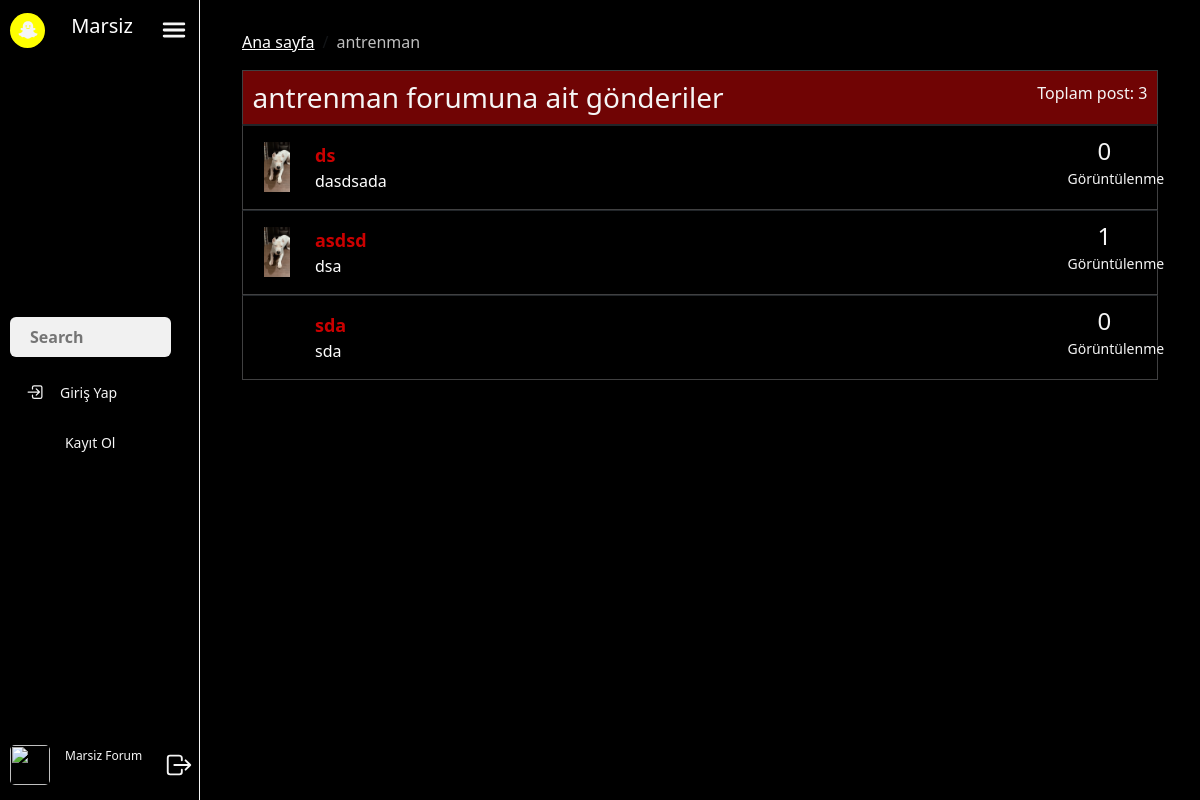
Screenshot of /forumlar/antrenman with the database file from the repository.
### post_app/models.py (models this page shows, shortened)
class category(models.Model):
    category = models.CharField(("Kategori"), max_length=50)
    category_description = models.TextField(("Formun açıklaması"),default="forumun açıklaması boş")
    category_tag_slug = AutoSlugField(populate_from='category',unique=True,)
    category_icon = models.CharField(("Fontawesome icon only text"), max_length=50,default="fa fa-shield")

class post(models.Model):
    author_user = models.ForeignKey(MyUser, verbose_name=("Postu Atan Kişi"), on_delete=models.CASCADE,blank=True,null=True)
    title = models.CharField(("Konu başlığı"), max_length=50)
    category = models.ForeignKey(category, verbose_name=("Kategorini Seç"), on_delete=models.CASCADE, blank=True,null=True,related_name="postcategory")
    content = RichTextField(verbose_name="Yazınız")
    post_slug = AutoSlugField(populate_from='title',unique=True)
    post_created = models.DateTimeField(("Postun Oluşturulma tarihi"), auto_now_add=True)
    post_updated = models.DateTimeField(("Postun Oluşturulma tarihi"), auto_now=True)
    like = models.ManyToManyField("myuser_app.MyUser", verbose_name=("Begeni"),related_name="postlike")
    post_view = models.PositiveIntegerField(("Post Görüntülenme"),default=0)
    def post_absolute_url(self):
        return reverse(
            'post_views',
            kwargs={
                'konu_slug': self.post_slug,
                'id': self.id
            }
        )

### myuser_app/models.py (models this page shows, shortened)
class MyUser(AbstractUser):
    avatar = models.ImageField(("Avatar"), upload_to='avatar/', height_field=None, width_field=None, max_length=None,blank=True,null=True)
    banner = models.ImageField(("Banner"), upload_to='banner/', height_field=None, width_field=None, max_length=None,blank=True,null=True)
    rank = models.ManyToManyField(Rank, verbose_name=("Rankı"),blank=True,null=True)
    birthday = models.DateField(("Doğum Günü"), auto_now=False, auto_now_add=False,blank=True,null=True)
    location = models.CharField(("Yaşadığın Şehir"), max_length=50, blank=True,null=True)
    website = models.CharField(("Website"), max_length=50,blank=True,null=True)
    about = models.TextField(("Hakkında"),blank=True,null=True)
    likes = models.ManyToManyField("post_app.post", verbose_name=("Beğendiğim postlar"),related_name="mylikes")
    is_active = models.BooleanField(("Kullanıcı email doğrulama"),default=False)
    email_active = models.BooleanField(("Change email active"),default=False)
    oldemail = models.ManyToManyField("myuser_app.OldEmail", verbose_name=("Eski Emaillerim"),blank=True,null=True)
    class Meta:
        verbose_name = 'MyUser'
        verbose_name_plural = 'MyUsers'

### post_app/views.py (the view)
# urls.py: path('forumlar/<slug:forum_slug>',forum_views,name='forum_views'),
def forum_views(request,forum_slug):
    forum_views = category_title.objects.filter(category_title = forum_slug).first()
    category_views = category.objects.filter(category_tag_slug = forum_slug).first()
    post_views = post.objects.filter(category__category_tag_slug = forum_slug)
    context = dict(
        forum_category = forum_views,
        post_views = post_views,
        category_views = category_views,
    )
    return render(request,'forum_views.html',context)

### post_app/templates/forum_views.html (shortened to what this page needs)
{% extends "base.html" %}
{% load static %}
{% load bleach_tags %}
{% block site-content %}
<link href="https://maxcdn.bootstrapcdn.com/font-awesome/4.3.0/css/font-awesome.min.css" rel="stylesheet">
<link rel="stylesheet" href="{% static 'css/category.css' %}">
{% include "partials/_sidenav.html" %}
<div class="main" id="main">
<div class="container">
    <div class="row">
        <div class="col-lg-12">
            <div class="wrapper wrapper-content animated fadeInRight">
                <div class="ibox-content forum-container">
                    <nav aria-label="breadcrumb">
                        <ol class="breadcrumb">
                          <li class="breadcrumb-item"><a href="/" class="text-white">Ana sayfa</a></li>
                          <li class="breadcrumb-item active opacity-75 text-white" aria-current="page">{{category_views.category}}</li>
                        </ol>
                      </nav>
                    <div class="category-container">
                    <div class="category-title-border" >
                    <div class="forum-title">
                        <div class="pull-right forum-desc">
                            <samll>Toplam post: {{category_views.postcategory.all.count}}</samll>
                        </div>
                        <h3 > {{category_views.category}} forumuna ait gönderiler</h3>
                    </div>
                </div>
            </div>
                    {% for post in post_views %}
                    <div class="category-border" >
                    <div class="forum-item active">
                        <div class="row justify-content-between">
                            <div class="col-md-9">
                                <div class="forum-icon" style="width: 36px !important;
                                height: 50px;
                                font-size: 22px;"
                                >
                                {% if post.author_user.avatar %}
                                <img src="{{post.author_user.avatar.url}}" style="max-width: 100%; max-height: 100%;"  alt="">
                                {% else %}
                                <img src="https://bootdey.com/img/Content/avatar/avatar3.png" style="max-width: 100%; max-height: 100%;"  alt="">
                                {% endif %}
                                </div>
                                <a href="{{post.post_absolute_url}}" class="forum-item-title">{{post.title}}</a>
                                <div class="forum-sub-title"> <p>{{post.content | bleach | safe}}</p> </div>
                            </div>
                            <div class="col-md-1 forum-info">
                                <span class="views-number">
                                    {{post.post_view}}
                                </span>
                                <div>
                                    <small>Görüntülenme</small>
                                </div>
                            </div>
                        </div>
                    </div>
                </div>
                {% empty %}
                <h1 class="text-center text-white pt-4">Henüz hiç gönderi yok</h1>
                    {% endfor %}
                </div>
            </div>
        </div>
    </div>
    </div>
</div>
    {% endblock site-content %}

### static/css/sidenav.css (style rules this page uses)
:root { --white-main-color: #f5f5f5; --black-main-color: rgba(0, 0, 0, 0.9); --red-main-color: #700404; --border-main-color: #404041; --comment-main-color: #191919; }
* { margin: 0; padding: 0; box-sizing: border-box; }
html { background-color: black; }
body { height: 100%; background-color: var(--black-main-color); }
p { color: white; }
#main { margin-left: 200px ; transition: 0.5s; }
.row { --bs-gutter-x: 0; }

### static/css/category.css (style rules this page uses)
.forum-item { padding: 1rem; }
.views-number { font-size: 24px; line-height: 18px; font-weight: 400; color: var(--white-main-color); }
.forum-container, .forum-post-container { padding: 30px !important; }
.forum-item small { color: var(--white-main-color); }
.forum-item .forum-sub-title { color: var(--white-main-color); margin-left: 50px; }
.forum-title { background-color: var(--red-main-color); padding: 0.6rem; }
.forum-info { text-align: center; }
.forum-desc { color: var(--white-main-color); }
.forum-icon { float: left; width: 30px; margin-right: 20px; text-align: center; }
a.forum-item-title { color: inherit; display: block; font-size: 18px; font-weight: 600; text-decoration: none; }
.forum-item.active a.forum-item-title { color: rgb(203, 0, 0); }
.ibox-content { padding: 15px 20px 20px 20px; }
.forum-title h3 { color: var(--white-main-color); margin-bottom:inherit; }
.category-border { border-width: 1px; border-style: solid; border-right-color: var(--border-main-color); border-bottom-color: var(--border-main-color); border-left-color: var(--border-main-color); }
.category-title-border { border-width: 1px; border-style: solid; border-top-color: var(--border-main-color); border-right-color: var(--border-main-color); border-left-color: var(--border-main-color); }
.category-container { margin-top: 1rem; }

### post_app/templates/forum_views.html (style rules this page uses)
.forum-sub-title p { margin-bottom: 0 !important; margin-left: 0 !important; }

### rows the page displays
category: category "antrenman", postcategory.all.count "3"
post: author_user.avatar (picture), title "ds", content|bleach "dasdsada", post_view "0"
post: author_user.avatar (picture), title "asdsd", content|bleach "dsa", post_view "1"
post: title "sda", content|bleach "sda", post_view "0"
